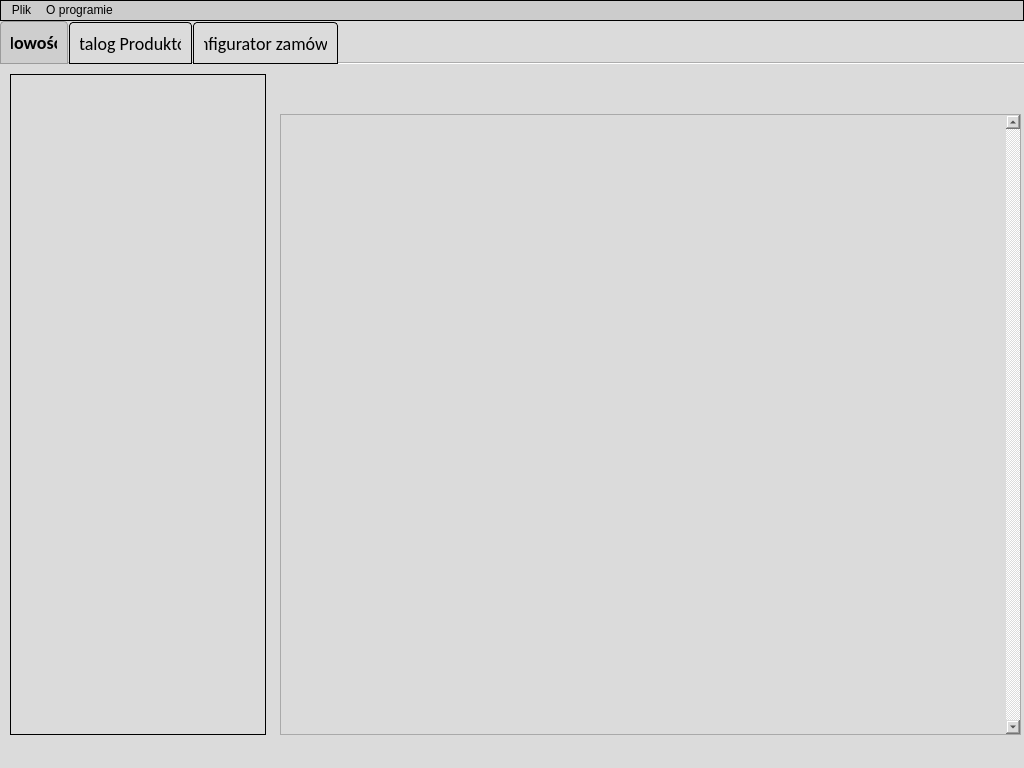
<?xml version="1.0" encoding="UTF-8"?>
<ui version="4.0">
 <class>MainWindow</class>
 <widget class="QMainWindow" name="MainWindow">
  <property name="windowModality">
   <enum>Qt::NonModal</enum>
  </property>
  <property name="geometry">
   <rect>
    <x>0</x>
    <y>0</y>
    <width>1024</width>
    <height>768</height>
   </rect>
  </property>
  <property name="sizePolicy">
   <sizepolicy hsizetype="Preferred" vsizetype="Ignored">
    <horstretch>0</horstretch>
    <verstretch>0</verstretch>
   </sizepolicy>
  </property>
  <property name="minimumSize">
   <size>
    <width>1024</width>
    <height>768</height>
   </size>
  </property>
  <property name="maximumSize">
   <size>
    <width>1024</width>
    <height>768</height>
   </size>
  </property>
  <property name="windowTitle">
   <string>Product Manager</string>
  </property>
  <property name="toolTipDuration">
   <number>-1</number>
  </property>
  <property name="layoutDirection">
   <enum>Qt::LeftToRight</enum>
  </property>
  <property name="autoFillBackground">
   <bool>false</bool>
  </property>
  <property name="styleSheet">
   <string notr="true">background-color: #dbdbdb</string>
  </property>
  <property name="toolButtonStyle">
   <enum>Qt::ToolButtonTextBesideIcon</enum>
  </property>
  <property name="dockOptions">
   <set>QMainWindow::AllowTabbedDocks|QMainWindow::AnimatedDocks</set>
  </property>
  <widget class="QWidget" name="centralwidget">
   <widget class="QTabWidget" name="tabWidget">
    <property name="geometry">
     <rect>
      <x>0</x>
      <y>-1</y>
      <width>1031</width>
      <height>731</height>
     </rect>
    </property>
    <property name="styleSheet">
     <string notr="true">QTabBar::tab {
border: 1px solid black;
padding: 10px;
border-top-left-radius: 4px;
border-top-right-radius: 4px;
margin-right: 1px;
margin-top: 1px;
min-height: 20px;
background-color: #dbdbdb;
	font-family: Calibri, Verdana, Arial, sans-serif;
    font-size: 18px;
min-width: 40ex;
}

QTabBar::tab:selected {
border-color: #9B9B9B;
border-bottom-color: #CC2C7CB;
font: bold;
background-color: #cecece;
}
QTabBar::tab:!selected {
margin-top: 2px;
}</string>
    </property>
    <property name="locale">
     <locale language="Polish" country="Poland"/>
    </property>
    <property name="tabPosition">
     <enum>QTabWidget::North</enum>
    </property>
    <property name="currentIndex">
     <number>0</number>
    </property>
    <property name="elideMode">
     <enum>Qt::ElideNone</enum>
    </property>
    <property name="documentMode">
     <bool>true</bool>
    </property>
    <property name="tabsClosable">
     <bool>false</bool>
    </property>
    <property name="movable">
     <bool>false</bool>
    </property>
    <property name="tabBarAutoHide">
     <bool>false</bool>
    </property>
    <widget class="QWidget" name="tabInfo">
     <attribute name="title">
      <string>Nowości</string>
     </attribute>
     <widget class="QScrollArea" name="newsContent">
      <property name="geometry">
       <rect>
        <x>280</x>
        <y>50</y>
        <width>741</width>
        <height>621</height>
       </rect>
      </property>
      <property name="mouseTracking">
       <bool>true</bool>
      </property>
      <property name="contextMenuPolicy">
       <enum>Qt::DefaultContextMenu</enum>
      </property>
      <property name="toolTipDuration">
       <number>100</number>
      </property>
      <property name="styleSheet">
       <string notr="true">	background-color: #dbdbdb;
	font-family: Calibri, Verdana, Arial, sans-serif;
    font-size: 18px;
	vertical-align: top;
	text-align: left;</string>
      </property>
      <property name="lineWidth">
       <number>1</number>
      </property>
      <property name="midLineWidth">
       <number>0</number>
      </property>
      <property name="verticalScrollBarPolicy">
       <enum>Qt::ScrollBarAlwaysOn</enum>
      </property>
      <property name="horizontalScrollBarPolicy">
       <enum>Qt::ScrollBarAsNeeded</enum>
      </property>
      <property name="widgetResizable">
       <bool>true</bool>
      </property>
      <property name="alignment">
       <set>Qt::AlignLeading|Qt::AlignLeft|Qt::AlignTop</set>
      </property>
      <widget class="QWidget" name="scrollAreaWidgetContents">
       <property name="geometry">
        <rect>
         <x>0</x>
         <y>0</y>
         <width>722</width>
         <height>619</height>
        </rect>
       </property>
      </widget>
     </widget>
     <widget class="QListWidget" name="listNews">
      <property name="geometry">
       <rect>
        <x>10</x>
        <y>10</y>
        <width>256</width>
        <height>661</height>
       </rect>
      </property>
      <property name="font">
       <font>
        <family>Calibri,Verdana,Arial,sans-serif</family>
        <pointsize>-1</pointsize>
       </font>
      </property>
      <property name="mouseTracking">
       <bool>true</bool>
      </property>
      <property name="focusPolicy">
       <enum>Qt::StrongFocus</enum>
      </property>
      <property name="styleSheet">
       <string notr="true">	background-color: #dbdbdb;
	border: 1px solid black;
	font-family: Calibri, Verdana, Arial, sans-serif;
    font-size: 18px;</string>
      </property>
      <property name="editTriggers">
       <set>QAbstractItemView::NoEditTriggers</set>
      </property>
      <property name="showDropIndicator" stdset="0">
       <bool>false</bool>
      </property>
     </widget>
     <widget class="QLabel" name="newsHeader">
      <property name="geometry">
       <rect>
        <x>280</x>
        <y>10</y>
        <width>741</width>
        <height>31</height>
       </rect>
      </property>
      <property name="toolTipDuration">
       <number>1</number>
      </property>
      <property name="styleSheet">
       <string notr="true">QLabel#labelTitle {
	background-color: #dbdbdb;
	border: 1px solid black;
	font-family: Calibri, Verdana, Arial, sans-serif;
    font-size: 18px;

}</string>
      </property>
      <property name="locale">
       <locale language="Polish" country="Poland"/>
      </property>
      <property name="text">
       <string/>
      </property>
      <property name="textFormat">
       <enum>Qt::RichText</enum>
      </property>
      <property name="alignment">
       <set>Qt::AlignCenter</set>
      </property>
      <property name="wordWrap">
       <bool>false</bool>
      </property>
      <property name="margin">
       <number>0</number>
      </property>
     </widget>
    </widget>
    <widget class="QWidget" name="tabProducts">
     <attribute name="title">
      <string>Katalog Produktów</string>
     </attribute>
     <widget class="QFrame" name="categoriesFrame">
      <property name="geometry">
       <rect>
        <x>10</x>
        <y>10</y>
        <width>211</width>
        <height>661</height>
       </rect>
      </property>
      <property name="styleSheet">
       <string notr="true">background-color: #dbdbdb; border: 1px solid black; border-radius: 20px;</string>
      </property>
      <property name="frameShape">
       <enum>QFrame::StyledPanel</enum>
      </property>
      <property name="frameShadow">
       <enum>QFrame::Raised</enum>
      </property>
     </widget>
     <widget class="QScrollArea" name="productCatalog">
      <property name="geometry">
       <rect>
        <x>240</x>
        <y>10</y>
        <width>781</width>
        <height>661</height>
       </rect>
      </property>
      <property name="mouseTracking">
       <bool>true</bool>
      </property>
      <property name="contextMenuPolicy">
       <enum>Qt::DefaultContextMenu</enum>
      </property>
      <property name="toolTipDuration">
       <number>100</number>
      </property>
      <property name="styleSheet">
       <string notr="true">	background-color: #dbdbdb;
	font-family: Calibri, Verdana, Arial, sans-serif;
    font-size: 18px;
	vertical-align: top;
	text-align: left;</string>
      </property>
      <property name="lineWidth">
       <number>1</number>
      </property>
      <property name="midLineWidth">
       <number>0</number>
      </property>
      <property name="verticalScrollBarPolicy">
       <enum>Qt::ScrollBarAlwaysOn</enum>
      </property>
      <property name="horizontalScrollBarPolicy">
       <enum>Qt::ScrollBarAsNeeded</enum>
      </property>
      <property name="widgetResizable">
       <bool>true</bool>
      </property>
      <property name="alignment">
       <set>Qt::AlignLeading|Qt::AlignLeft|Qt::AlignTop</set>
      </property>
      <widget class="QWidget" name="scrollAreaWidgetContents_2">
       <property name="geometry">
        <rect>
         <x>0</x>
         <y>0</y>
         <width>762</width>
         <height>659</height>
        </rect>
       </property>
      </widget>
     </widget>
    </widget>
    <widget class="QWidget" name="tabConfig">
     <attribute name="title">
      <string>Konfigurator zamówień</string>
     </attribute>
    </widget>
   </widget>
  </widget>
  <widget class="QMenuBar" name="menubar">
   <property name="geometry">
    <rect>
     <x>0</x>
     <y>0</y>
     <width>1024</width>
     <height>23</height>
    </rect>
   </property>
   <property name="styleSheet">
    <string notr="true">background-color: #cccccc; border: 1px solid black</string>
   </property>
   <widget class="QMenu" name="menuPlik">
    <property name="styleSheet">
     <string notr="true">background-color: #cccccc; border: 1px solid black</string>
    </property>
    <property name="title">
     <string>Plik</string>
    </property>
    <addaction name="exitProgram"/>
   </widget>
   <widget class="QMenu" name="menuO_programie">
    <property name="sizePolicy">
     <sizepolicy hsizetype="Preferred" vsizetype="Preferred">
      <horstretch>0</horstretch>
      <verstretch>0</verstretch>
     </sizepolicy>
    </property>
    <property name="maximumSize">
     <size>
      <width>16777215</width>
      <height>16777211</height>
     </size>
    </property>
    <property name="toolTip">
     <string/>
    </property>
    <property name="toolTipDuration">
     <number>-1</number>
    </property>
    <property name="autoFillBackground">
     <bool>false</bool>
    </property>
    <property name="styleSheet">
     <string notr="true">background-color: #cccccc; border: 1px solid black</string>
    </property>
    <property name="title">
     <string>O programie</string>
    </property>
   </widget>
   <addaction name="menuPlik"/>
   <addaction name="menuO_programie"/>
  </widget>
  <widget class="QStatusBar" name="statusbar"/>
  <action name="exitProgram">
   <property name="checkable">
    <bool>false</bool>
   </property>
   <property name="text">
    <string>Wyjdź z programu</string>
   </property>
   <property name="font">
    <font/>
   </property>
   <property name="shortcut">
    <string>Ctrl+Q</string>
   </property>
   <property name="shortcutContext">
    <enum>Qt::WidgetShortcut</enum>
   </property>
   <property name="autoRepeat">
    <bool>false</bool>
   </property>
   <property name="menuRole">
    <enum>QAction::QuitRole</enum>
   </property>
   <property name="iconVisibleInMenu">
    <bool>false</bool>
   </property>
   <property name="priority">
    <enum>QAction::HighPriority</enum>
   </property>
  </action>
 </widget>
 <tabstops>
  <tabstop>tabWidget</tabstop>
  <tabstop>listNews</tabstop>
  <tabstop>newsContent</tabstop>
 </tabstops>
 <resources>
  <include location="resources.qrc"/>
 </resources>
 <connections/>
</ui>
